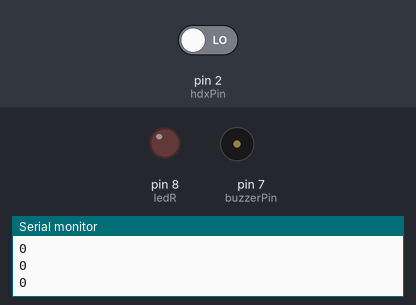
A sketch run on a simulated Arduino Uno, built with avr-gcc and run on an emulated ATmega328P. On the bench: output pins drawn as LEDs (lit = HIGH), buzzer (waves = sounding, pin HIGH), the last lines printed to the serial monitor. Dashed ring = blinking. The inputs (shaded band) are chosen by the test bench; at power-on: pin 2 (hdxPin) LOW.

Above: at 1.3 s.
1.4 s: pin 2 (hdxPin) driven HIGH
At 2.1 s:
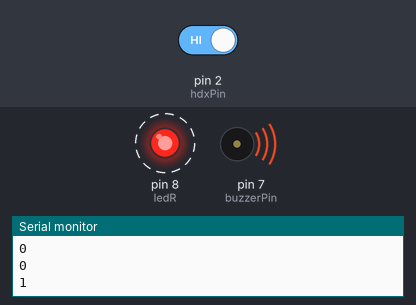
4.4 s: pin 2 (hdxPin) driven LOW
At 5.2 s:
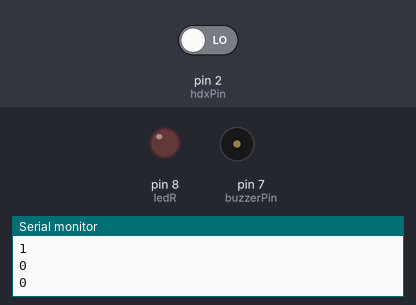
Timing chart, 0 to 7.4 s (numbered marks = the images above; inputs shaded):
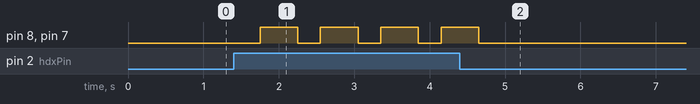

Measured:
- after the input at 1.4 s, pin 8 (ledR), pin 7 (buzzerPin): alternates HIGH for 0.50 s and LOW for 0.30 s, starting after 0.35 s
- after the input at 4.4 s, pin 8 (ledR), pin 7 (buzzerPin): goes on until 4.7 s, then stays LOW

The sketch:

HDX.ino
```cpp
int hdxPin=2;
int buzzerPin=7;
int ledR=8;

void setup()
{
  pinMode(hdxPin,INPUT);
  pinMode(ledR,OUTPUT);
  pinMode(buzzerPin,OUTPUT);
  Serial.begin(9600);
}

void loop()
{
  int value=digitalRead(hdxPin);
  Serial.println(value);
  delay(250);
  if (value==1)
  {
    digitalWrite(ledR,1);
    digitalWrite(buzzerPin,1);
    delay(500);
    digitalWrite(ledR,0);
    digitalWrite(buzzerPin,0);
    delay(50);
  }
}
```
